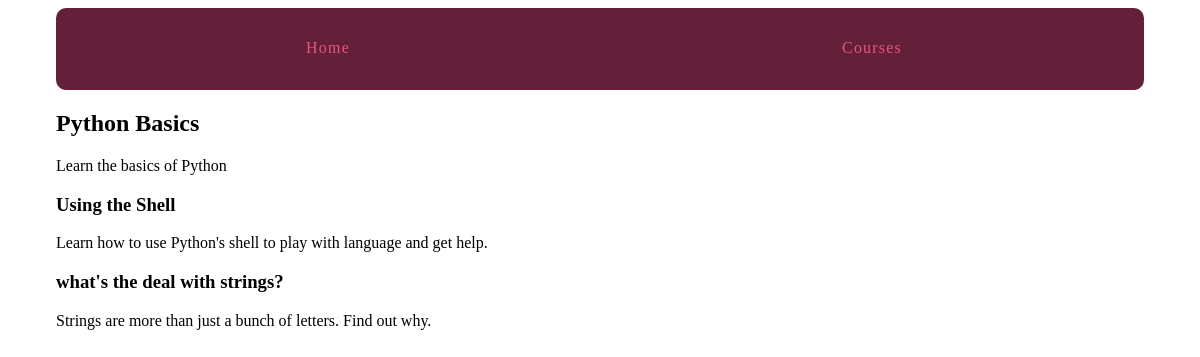
The page /courses/1/ on the database its author committed.
### courses/models.py (models this page shows, shortened)
class Course(models.Model):
    created_at = models.DateTimeField(auto_now_add=True)
    title = models.CharField(max_length=255)
    description = models.TextField()

class Step(models.Model):
    title = models.CharField(max_length=255)
    description = models.TextField()
    content = models.TextField(blank=True, default='')
    order = models.IntegerField(default=0)
    course = models.ForeignKey(Course, on_delete=models.DO_NOTHING)  # Django 2.0以上要求on_delete
    class Meta:
        ordering = ['order', ]  # order them by order

### courses/views.py (the view)
# urls.py: url(r'(?P<pk>\d+)/$', views.course_detail),
def course_detail(request, pk):
    course = get_object_or_404(Course, pk=pk)
    return render(request, 'courses/course_detail.html', {'course': course})

### courses/templates/courses/course_detail.html (shortened to what this page needs)
{% extends "layout.html" %}
{% block content %}
<article>
    <h2>{{ course.title }}</h2>
    {{ course.description }}
    <section>
        {% for step in course.step_set.all %}
            <h3>{{ step.title }}</h3>
            {{ step.description }}
        {% endfor %}
    </section>
</article>
{% endblock %}

### templates/layout.html (shortened to what this page needs)
{% load static %}
<!DOCTYPE html>
<html>
    <head>
        <link rel="stylesheet" href="{% static 'css/layout.css' %}">
    </head>
    <body>
        <div class="site-container">
            <nav>
                <a href="{% url 'hello_world' %}">Home</a>
                <a href="{% url 'courses.views.course_list' %}">Courses</a>
            </nav>
            {% block content %}{% endblock %}
        </div>
    </body>
</html>

### assets/css/layout.css (style rules this page uses)
html { box-sizing: border-box; }
*, *::after, *::before { box-sizing: inherit; }
.site-container { max-width: 68em; margin-left: auto; margin-right: auto; }
.site-container::after { clear: both; content: ""; display: table; }
.site-container nav { width: 100%; display: table; width: 100%; table-layout: fixed; border-bottom-left-radius: 10px; border-bottom-right-radius: 10px; border-top-left-radius: 10px; border-top-right-radius: 10px; border-bottom-left-radius: 10px; border-top-left-radius: 10px; border-bottom-right-radius: 10px; border-top-right-radius: 10px; background-color: #642039; margin-bottom: 1em; overflow: hidden; }
.site-container nav a { display: table-cell; width: 8.33333%; padding: 10px; border-bottom: 2px solid #642039; color: #e6557e; letter-spacing: 0.075em; line-height: 60px; text-align: center; text-decoration: none; }

### rows shown on the page
Course: title "Python Basics", description "Learn the basics of Python"
Step: title "Using the Shell", description "Learn how to use Python's shell to play with language and get help."
Step: title "what's the deal with strings?", description "Strings are more than just a bunch of letters. Find out why."
